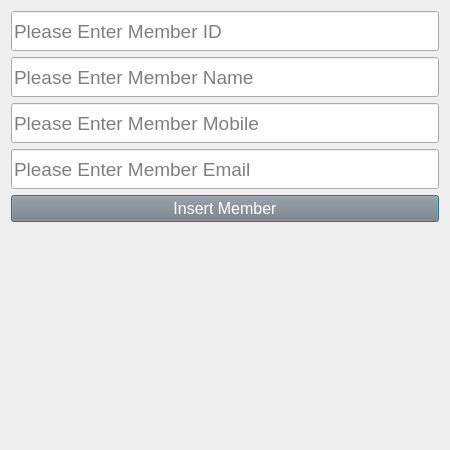
<?xml version="1.0" encoding="UTF-8"?>
<ui version="4.0">
 <class>Dialog</class>
 <widget class="QDialog" name="Dialog">
  <property name="geometry">
   <rect>
    <x>0</x>
    <y>0</y>
    <width>450</width>
    <height>450</height>
   </rect>
  </property>
  <property name="windowTitle">
   <string>Insert Member</string>
  </property>
  <layout class="QVBoxLayout" name="verticalLayout">
   <item>
    <widget class="QLineEdit" name="lineEdit_mid">
     <property name="maximumSize">
      <size>
       <width>16777215</width>
       <height>40</height>
      </size>
     </property>
     <property name="font">
      <font>
       <pointsize>14</pointsize>
      </font>
     </property>
     <property name="placeholderText">
      <string>Please Enter Member ID</string>
     </property>
    </widget>
   </item>
   <item>
    <widget class="QLineEdit" name="lineEdit_mname">
     <property name="maximumSize">
      <size>
       <width>16777215</width>
       <height>40</height>
      </size>
     </property>
     <property name="font">
      <font>
       <pointsize>14</pointsize>
      </font>
     </property>
     <property name="placeholderText">
      <string>Please Enter Member Name</string>
     </property>
    </widget>
   </item>
   <item>
    <widget class="QLineEdit" name="lineEdit_mmobile">
     <property name="maximumSize">
      <size>
       <width>16777215</width>
       <height>40</height>
      </size>
     </property>
     <property name="font">
      <font>
       <pointsize>14</pointsize>
      </font>
     </property>
     <property name="placeholderText">
      <string>Please Enter Member Mobile</string>
     </property>
    </widget>
   </item>
   <item>
    <widget class="QLineEdit" name="lineEdit_memail">
     <property name="maximumSize">
      <size>
       <width>16777215</width>
       <height>40</height>
      </size>
     </property>
     <property name="font">
      <font>
       <pointsize>14</pointsize>
      </font>
     </property>
     <property name="placeholderText">
      <string>Please Enter Member Email</string>
     </property>
    </widget>
   </item>
   <item>
    <widget class="QPushButton" name="pushButton_save">
     <property name="font">
      <font>
       <pointsize>12</pointsize>
      </font>
     </property>
     <property name="styleSheet">
      <string notr="true">QPushButton {

background-color:gray;
color:white


}</string>
     </property>
     <property name="text">
      <string>Insert Member</string>
     </property>
    </widget>
   </item>
   <item>
    <widget class="QLabel" name="label_result">
     <property name="font">
      <font>
       <pointsize>14</pointsize>
       <bold>true</bold>
      </font>
     </property>
     <property name="text">
      <string/>
     </property>
    </widget>
   </item>
  </layout>
 </widget>
 <resources/>
 <connections/>
</ui>
